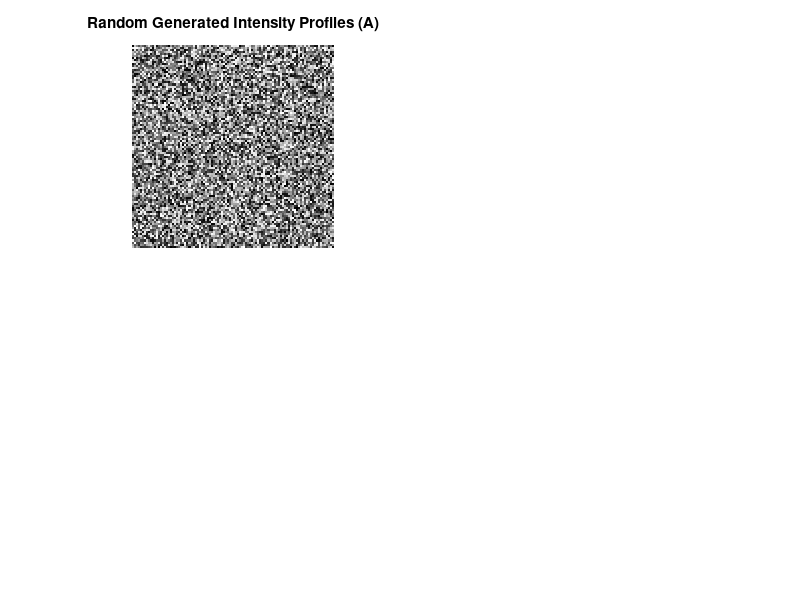

Reproduce this figure in MATLAB. (Note: this script raises an error after producing the figure.)
%% clear workspace , and command window, close all figures already open.
clear all, close all, clc;
figure(1);
A = uint8(randi(255,[100,100]));
subplot(2,2,1), imshow(A);
title('Random Generated Intensity Profiles (A)')
save('inputAPS0Q1.mat', 'A');
load('inputAPS0Q1.mat', 'A');
%% PS-0 4a
A_sorted = sort(reshape(A,[numel(A), 1]), 'descend');
A_sorted = reshape(A_sorted, size(A));
subplot(2,2,2), imshow(A_sorted);
title('Sorted Intensity Values (A)')
%% PS-0 4b
bins = 20;
maxA = max(A(:));
minA = min(A(:));
range = (maxA-minA)/bins;
hist = zeros(1,bins);
y = zeros(1,bins);
for i=1:20
    hist(i) = numel(A(A>=(minA+(i-1)*range) & A<(minA+(i)*range)));
    y(i) = minA+(i-1)*range;
end
subplot(2,2,3), bar(y,hist, 0.8, 'r');
axis([0 255 min(hist) max(hist)*1.05])
grid on;
title('Intensity Histogram of A (20 windows)');
%% PS-0 4c
% X = A_sorted(size(A,1)/2:size(A,1), 0:size(A,2)/2);
X = A_sorted(size(A_sorted,1)/2+1:size(A_sorted,1), 1:size(A_sorted,2)/2);
save('outputXPS0Q1.mat','X');
subplot(2,2,4), imagesc(X);
%% PS-0 4d
Y = A - mean(A(:));
save('outputYPS0Q1.mat','Y');
figure(2);
imagesc(Y);
%% PS-0 4e
Z = uint8(zeros(size(A_sorted,1),size(A_sorted,2),3));
ind = A(A>mean(A(:)));
[u v] = ind2sub(size(A),ind);
for i=1:numel(ind)
   Z(u(i),v(i),:) = [255,0,0]; 
end
figure(4);
imshow(Z);
